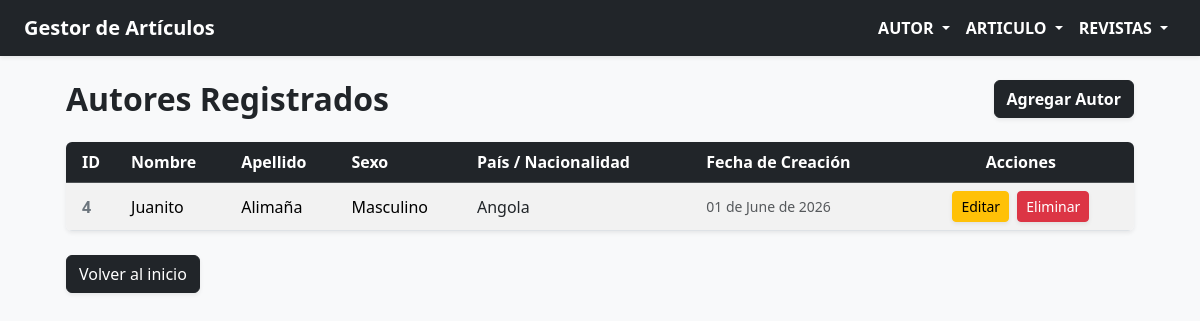
The page /autor/lista/ on the database as committed earlier.
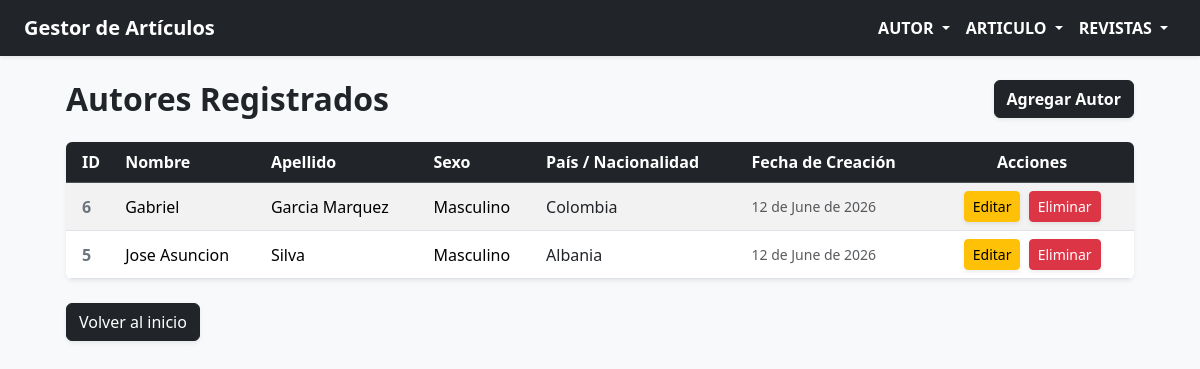
The same page on the database as committed later.
### apps/autor/models.py (models this page shows, shortened)
class Autor(ModeloAuditoria):
    class Sexo(models.TextChoices):
        MASCULINO = "M", "Masculino"
        FEMENINO = "F", "Femenino"
    id_autor = models.BigAutoField(primary_key=True)
    nombre = models.CharField(max_length=100, null=False, blank=False)
    apellido = models.CharField(max_length=100, null=False, blank=False)
    nacionalidad = CountryField(null=True, blank=True)
    sexo = models.CharField(max_length=1, choices=Sexo.choices, null=False, blank=False)
    class Meta:
        db_table = "autor"
        indexes = [models.Index(fields=["apellido", "nombre"])]
        ordering = ("apellido", "nombre")

### apps/autor/views.py (the view)
# urls.py: path("lista/", views.listar_autores, name="lista_autores"),
def listar_autores(request):
    autores = Autor.objects.all().order_by("apellido", "nombre")
    return render(request, "autor/lista_autores.html", {"autores": autores})

### templates/autor/lista_autores.html (shortened to what this page needs)
{% extends "base.html" %} {% block content %}
<div class="container mt-4">
  <div class="d-flex justify-content-between align-items-center mb-4">
    <h2 class="text-dark fw-bold mb-0"> Autores Registrados</h2>
    <a
      href="{% url 'autor:crear_autor' %}"
      class="btn btn-dark fw-bold shadow-sm"
    >
      Agregar Autor</a
    >
  </div>
  <div class="table-responsive shadow-sm rounded">
    <table class="table table-hover table-striped align-middle mb-0">
      <thead class="table-dark">
        <tr>
          <th scope="col" class="ps-3">ID</th>
          <th scope="col">Nombre</th>
          <th scope="col">Apellido</th>
          <th scope="col">Sexo</th>
          <th scope="col">País / Nacionalidad</th>
          <th scope="col">Fecha de Creación</th>
          <th scope="col" class="text-center pe-3">Acciones</th>
        </tr>
      </thead>
      <tbody>
        {% for autor in autores %}
        <tr>
          <td class="fw-semibold ps-3 text-secondary">{{ autor.id_autor }}</td>
          <td>{{ autor.nombre }}</td>
          <td>{{ autor.apellido }}</td>
          <td>{{ autor.get_sexo_display }}</td>
          <td>
            <span class="fw-medium text-dark"
              >{{ autor.nacionalidad.name }}</span
            >
          </td>
          <td class="text-muted small">
            {{ autor.creado_en|date:"d \d\e F \d\e Y" }}
          </td>
          <td class="text-center pe-3">
            <a
              href="{% url 'autor:editar_autor' autor.id_autor %}"
              class="btn btn-warning btn-sm me-1 fw-medium shadow-sm"
            >
              Editar
            </a>
            <a
              href="{% url 'autor:eliminar_autor' autor.id_autor %}"
              class="btn btn-danger btn-sm fw-medium shadow-sm"
            >
              Eliminar
            </a>
          </td>
        </tr>
        {% endfor %}
      </tbody>
    </table>
  </div>
  <div class="mt-4">
    <a href="{% url 'index' %}" class="btn btn-dark shadow-sm"
      >Volver al inicio</a
    >
  </div>
</div>
{% endblock %}

### templates/base.html (shortened to what this page needs)
<!doctype html>
<html lang="es">
  <head>
    <link
      href="https://cdn.jsdelivr.net/npm/bootstrap@5.3.8/dist/css/bootstrap.min.css"
      rel="stylesheet"
    />
  </head>
  <body class="bg-light">
    <nav class="navbar navbar-expand-lg navbar-dark bg-dark shadow-sm mb-4">
      <div class="container-fluid px-4">
        <a class="navbar-brand fw-bold" href="{% url 'index' %}"
          >Gestor de Artículos</a
        >
        <div class="collapse navbar-collapse" id="navbarNav">
          <ul class="navbar-nav ms-auto">
            <li class="nav-item dropdown">
              <a
                class="nav-link dropdown-toggle text-white fw-semibold"
                href="#"
                id="navbarAutores"
                role="button"
                data-bs-toggle="dropdown"
                aria-expanded="false"
              >
                AUTOR
              </a>
            </li>
            <li class="nav-item dropdown">
              <a
                class="nav-link dropdown-toggle text-white fw-semibold"
                href="#"
                id="navbarArticulos"
                role="button"
                data-bs-toggle="dropdown"
                aria-expanded="false"
              >
                ARTICULO
              </a>
            </li>
            <li class="nav-item dropdown">
              <a
                class="nav-link dropdown-toggle text-white fw-semibold"
                href="#"
                id="navbarRevistas"
                role="button"
                data-bs-toggle="dropdown"
                aria-expanded="false"
                >REVISTAS
              </a>
            </li>
          </ul>
        </div>
      </div>
    </nav>
    <div class="container px-4">{% block content %} {% endblock %}</div>
  </body>
</html>

Rows that differ between the two databases and show on the page:
removed Autor: id_autor "4", nombre "Juanito", apellido "Alimaña", sexo "Masculino", nacionalidad.name "Angola", creado_en "01 de June de 2026"
added Autor: id_autor "6", nombre "Gabriel", apellido "Garcia Marquez", sexo "Masculino", nacionalidad.name "Colombia", creado_en "12 de June de 2026"
added Autor: id_autor "5", nombre "Jose Asuncion", apellido "Silva", sexo "Masculino", nacionalidad.name "Albania", creado_en "12 de June de 2026"
